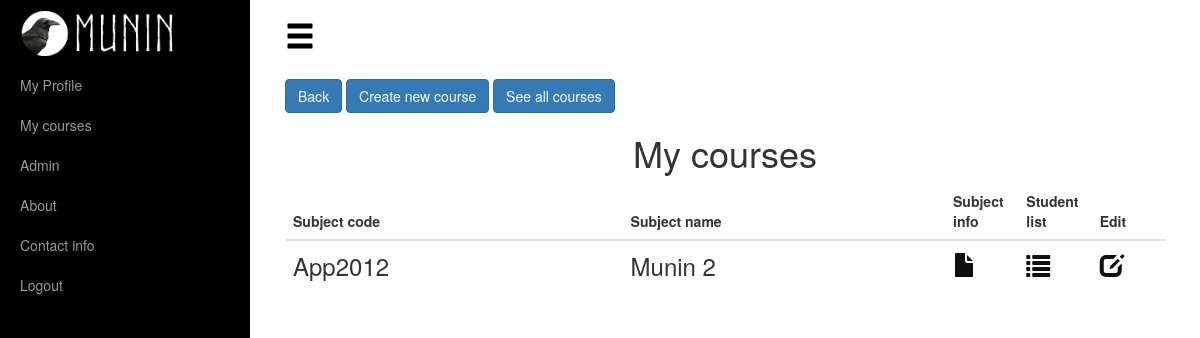
Page /lectures/ (signed in) on the earlier database version.
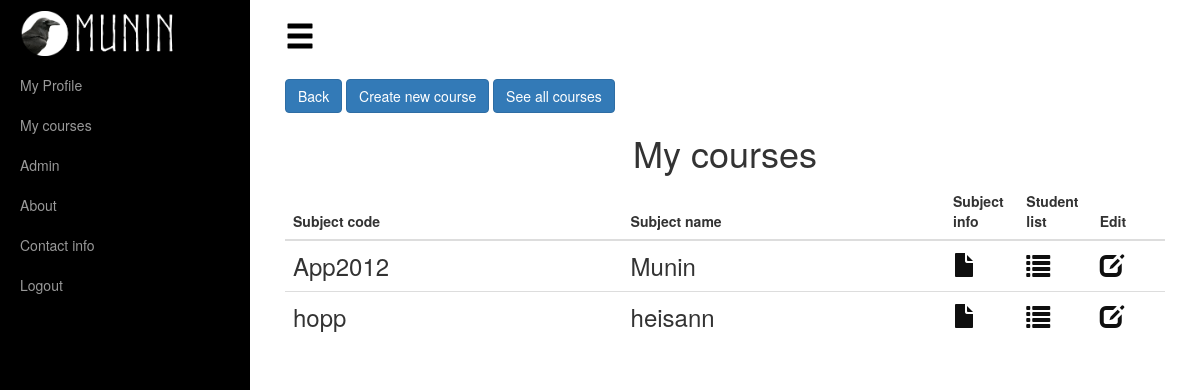
Same page on the later database version.
### apps/courses/models.py (models this page shows, shortened)
class Course(models.Model):
    name = models.CharField(max_length=50)
    course_id = models.CharField(max_length=7)
    lecturer = models.ForeignKey(User)
    YEAR_CHOICES = []
    for r in range(2000, (datetime.datetime.now().year + 2)):
        YEAR_CHOICES.append((r, r))
    year = models.IntegerField(choices=YEAR_CHOICES)
    about = models.TextField(blank=True)
    examDate = models.DateField(blank=True, null=True)

### apps/courses/views.py (the view)
# urls.py: url(r'^lectures/$', lecture, name="lecture"),
def lecture(request):
    user = request.user
    user_lectures = Course.objects.all().filter(lecturer=user)
    return render(request, "staticpages/../../templates/courses/lectures.html", {'lectures':user_lectures})

### apps/staticpages/models.py (called while the page is built)
    def __str__(self):
        return self.abbriviation

### templates/courses/lectures.html (shortened to what this page needs)
{% extends "base.html" %}
{% load static %}
{% block content %}
    <div class="align-left" style="padding-top: 25px">
        <input class="btn btn-primary" type=button value="Back" onClick="history.go(-1);">
        <a id="" href="new/" class="btn btn-primary">Create new course</a>
        <a id="" href="/subjects/search" class="btn btn-primary">See all courses</a>
    </div>
    <h1 class="text-center">My courses </h1>
   <table class="table table-responsive table-hover">
            <thead>
                <tr>
                    <th>Subject code</th>
                    <th>Subject name</th>
                    <th class="col-xs-1">Subject info</th>
                    <th class="col-xs-1">Student list</th>
                    <th class="col-xs-1">Edit</th>
                </tr>
            </thead>
            <tbody class="list">
                {% for subject in lectures %}
                <tr>
                    <td class="id">{{ subject.course_id }}</td>
                    <td class="name">{{ subject.name }}</td>
                    <td><a href="/subjects/{{ subject.pk }}/info"><span class="glyphicon glyphicon-file" aria-hidden="true"></span></a></td>
                    <td><a href="/subjects/{{ subject.pk }}/participants"><span class="glyphicon glyphicon-list" aria-hidden="true"></span></a></td>
                    <td><a href="{{ subject.pk }}/edit"><span class="glyphicon glyphicon-edit" aria-hidden="true"></span></a></td>
                </tr>
            {% endfor %}
            </tbody>
        </table>
{% endblock content %}

Differences in the rows shown:
changed Course "App2012": name "Munin 2" → "Munin"
added Course: course_id "hopp", name "heisann"
